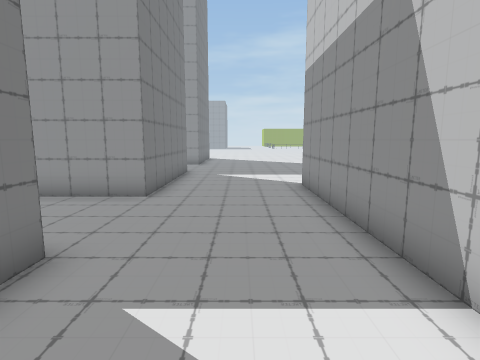
view 1 (above)

19 first-person views from a walk through a scene from a Unity 3-D project. The camera is 1.5 m above the floor, tilts 8° down and sees 80° across. The floor is counted in squares, 1 m on a side. Each view is taken from the middle of a square. On the plan, view 1 faces up. The plan holds only what a view shows up to about 14 squares ahead; the rest is blank. The place goes on beyond the plan.

view 2
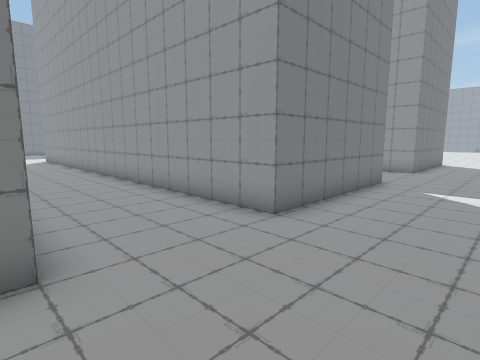

view 3
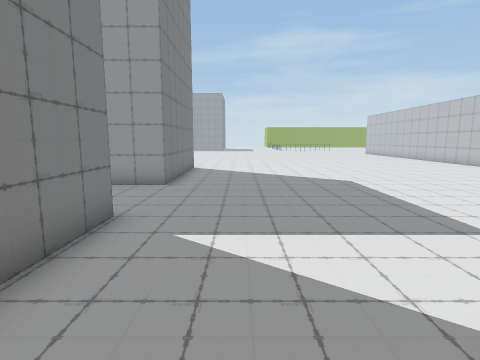

view 4
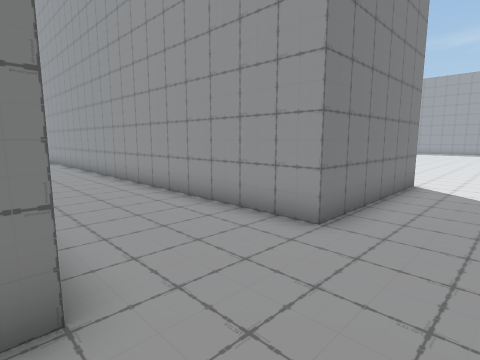

view 5
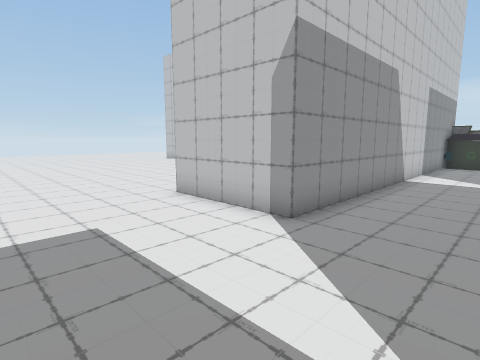

view 6
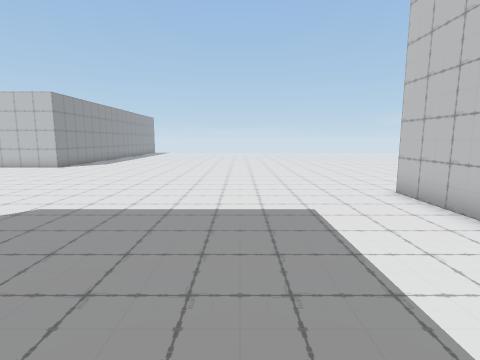

view 7
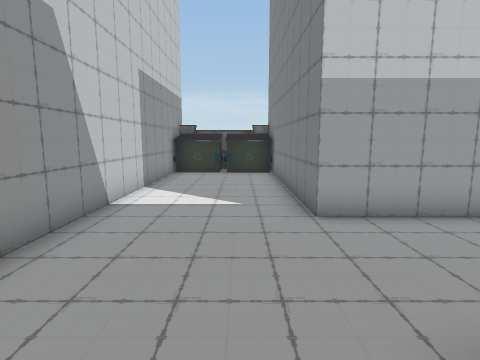

view 8
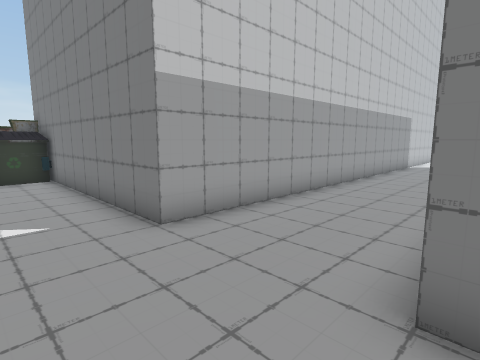

view 9
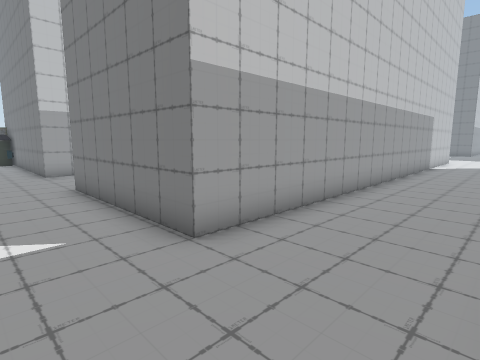

view 10
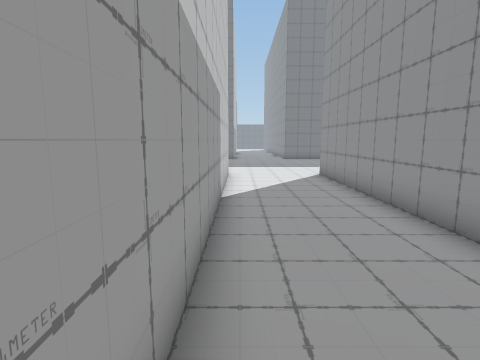

view 11
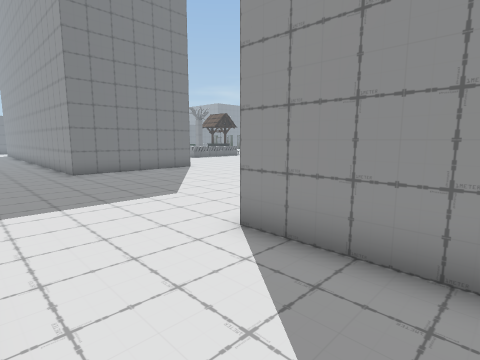

view 12
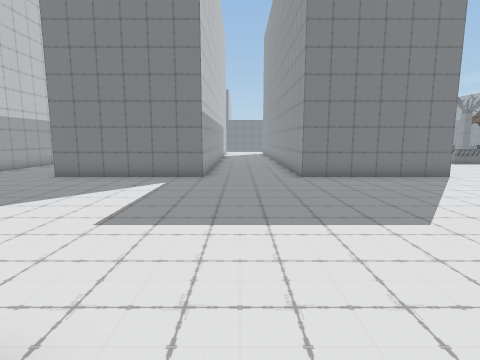

view 13
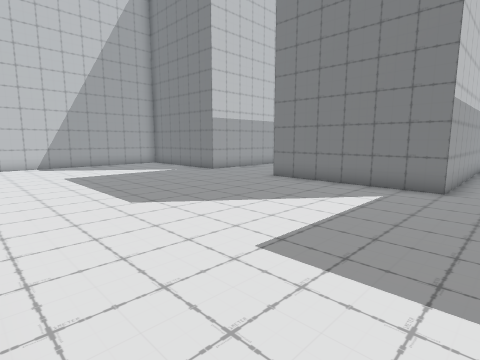

view 14
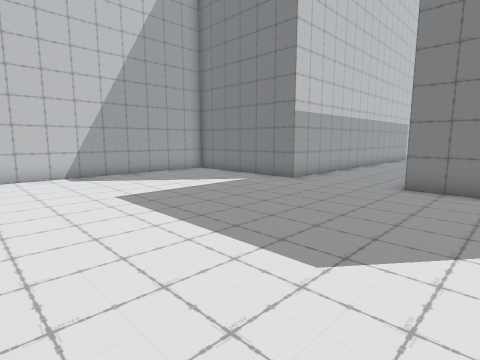

view 15
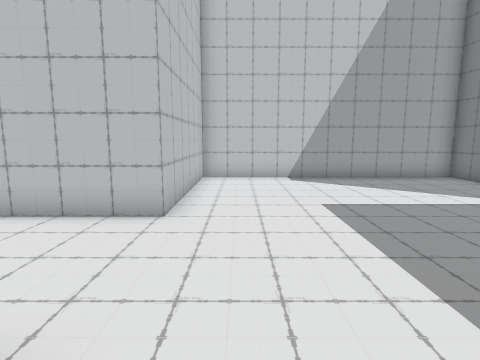

view 16
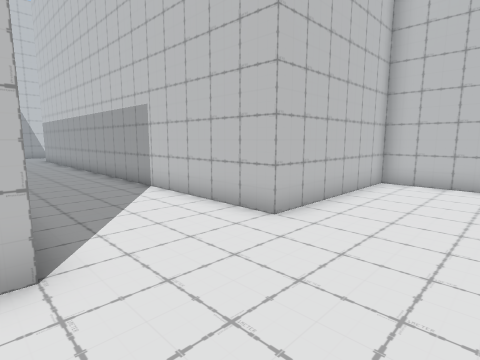

view 17
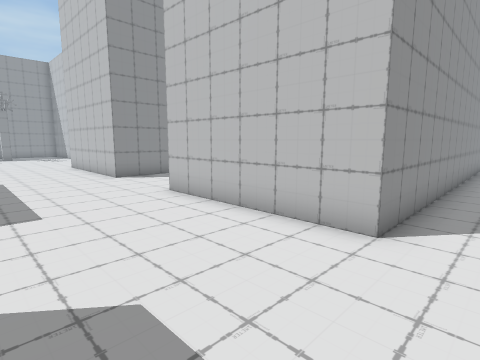

view 18
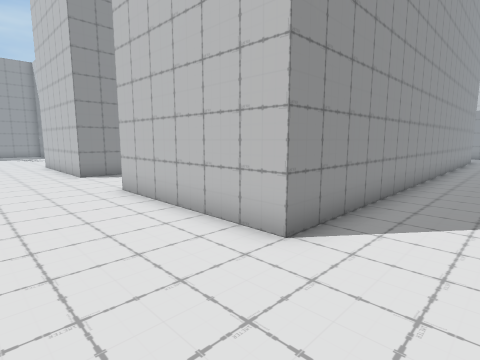

view 19
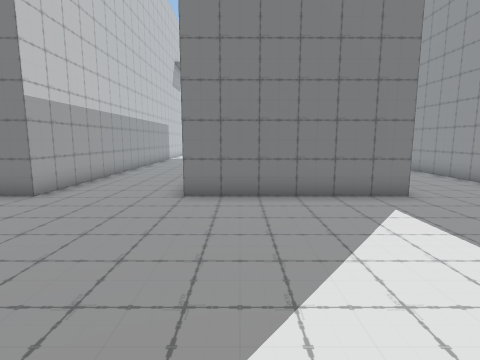

### Floor plan
Points are (right, up) in squares from view 1. A wall is a line through its corners. A room is listed if a view was taken in it or the views show most of it. See-through windows are left out.
Room 1 (views 1, 2, 3, 4, 5, 6, 7, 8, 9, 10, 11, 12, 13, 14, 15, 16, 17, 18, 19)
walls: (-2.5, 13.5) (-2.5, 7.5) (-22.5, 7.5) (-22.5, 13.5) (-2.5, 13.5); (-2.5, 23.5) (-2.5, 17.5) (-22.5, 17.5) (-22.5, 21.5); (-32.5, 23.5) (-32.5, 17.5) (-38.5, 17.5); (2.1, -4.4) (2.1, 9.5) (6.1, 9.5); (-38.5, 13.5) (-32.5, 13.5) (-32.5, 7.5); (-38.5, 3.5) (-32.5, 3.5) (-32.5, -2.5) (-22.5, -2.5) (-22.5, 3.5) (-2.5, 3.5) (-2.5, -5)
objects: other object (-2, -5) to (-1, -4); other object (0, -5) to (2, -4)

Positions as (right, up) in squares from view 1, and headings:
1: (0, 0), facing up
2: (1, 3), facing up-left
3: (0, 8), facing up
4: (0, 13), facing up-left
5: (-1, 14), facing down-right
6: (-2, 14), facing right
7: (-1, 9), facing down
8: (0, 8), facing down-left
9: (0, 17), facing down-left
10: (-10, 14), facing left
11: (-19, 14), facing up-left
12: (-21, 15), facing left
13: (-23, 15), facing down-left
14: (-23, 10), facing down-left
15: (-24, 9), facing down
16: (-26, 8), facing down-right
17: (-27, 6), facing up-right
18: (-26, 5), facing up-right
19: (-25, 9), facing left
